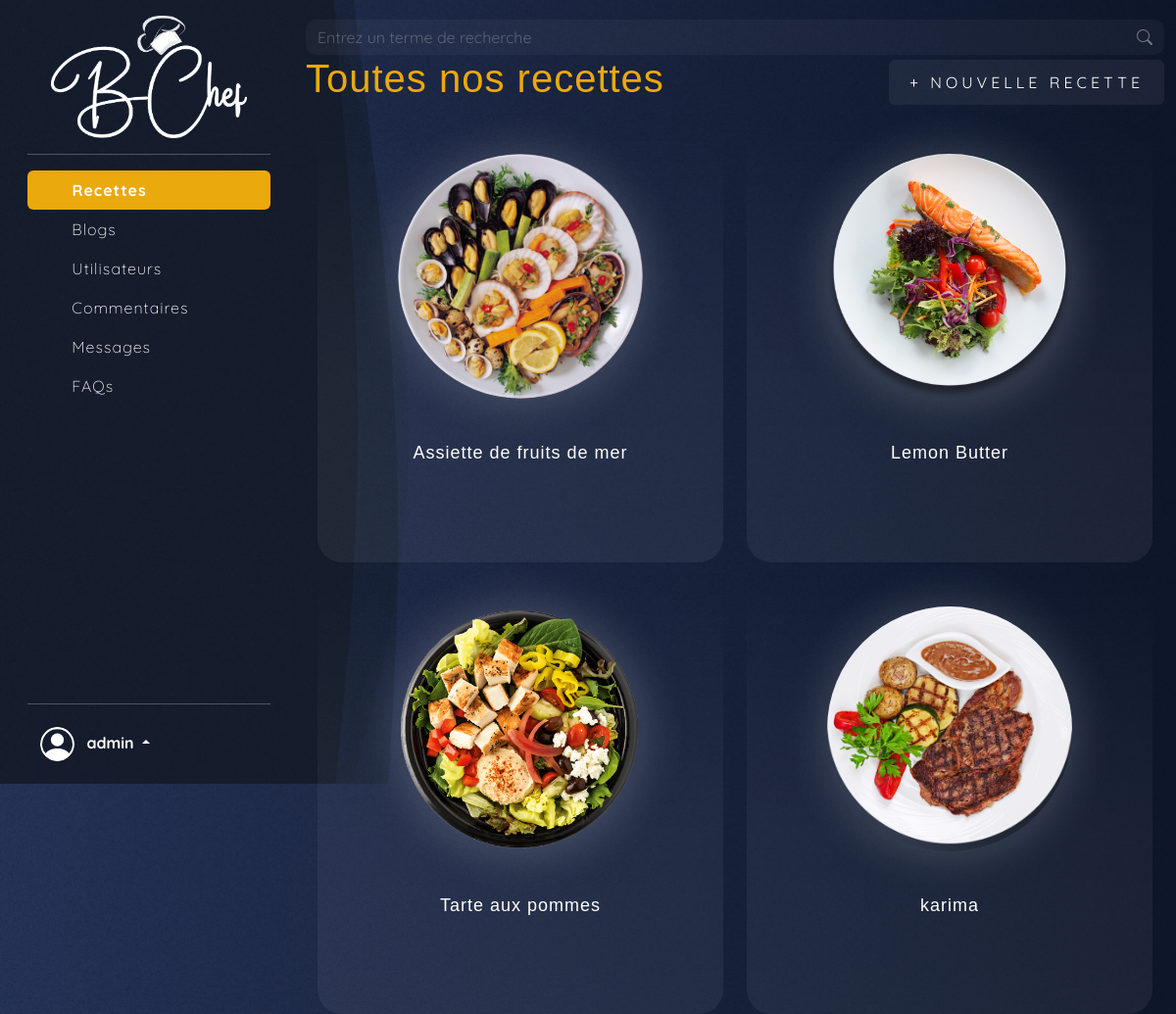
Screenshot of /admin/admin_recettes.php (signed in) with the database file from the repository.
### tables this page shows
CREATE TABLE `recettes` (
  `id_recette` int(11) NOT NULL,
  `titre` varchar(100) NOT NULL,
  `description` text DEFAULT NULL,
  `ingredients` text DEFAULT NULL,
  `instructions` text DEFAULT NULL,
  `url_image` varchar(255) DEFAULT NULL,
  `categorie` varchar(50) DEFAULT NULL,
  `cree_le` timestamp NOT NULL DEFAULT current_timestamp(),
  `temps` int(11) DEFAULT NULL,
  `calorie` int(11) DEFAULT NULL,
  `difficulte` varchar(50) DEFAULT NULL,
  `note` int(5) DEFAULT 0
);

### admin/admin_recettes.php (the view, shortened to what this page needs)
<?php
include 'header_admin.php';
$connexion = connexion();
try
{
    function getRecettes($connexion) {
        $res = $connexion->prepare("SELECT * FROM recettes");
        $res->execute();
        return $res->fetchAll(PDO::FETCH_ASSOC);
    }
    $recettes = getRecettes($connexion);
} catch (PDOException $e) {
    echo "Erreur : " . $e->getMessage();
}
?>
<div class="box">
  <div class="form-content">
    <div class="row">
      <div class="col-12">
        <div class="d-flex justify-content-between align-items-center">
          <h1>Toutes nos recettes</h1>
          <div class="modal-block">
            <button type="button" class="btn boutton" data-bs-toggle="modal" data-bs-target="#create_Modal"
              data-bs-whatever="@mdo">+ Nouvelle recette</button>
          </div>
        </div>
        <main>
          <div class="container marketing">
            <div class="row">
              <?php foreach ($recettes as $recette): ?>
              <div class="col-md-6">
                <div class="card-block swiper-slide">
                  <div class="image-content">
                    <div class="card-image">
                      <img src="../images/<?php echo $recette['url_image']; ?>" alt="" class="card-img">
                    </div>
                  </div>
                  <div class="card-content text-center">
                    <h2 class="name">
                      <?php echo $recette['titre']; ?>
                    </h2>
                  </div>
                </div>
              </div>
              <?php endforeach; ?>
            </div>
          </div>
        </main>
      </div>
    </div>
  </div>
</div>
</body>
</html>

### admin/style.css (style rules this page uses)
* { margin: 0; padding: 0; -webkit-box-sizing: border-box; box-sizing: border-box; }
body { font-family: "Quicksand", sans-serif; font-optical-sizing: auto; font-weight: 100; font-size: 16px; font-style: normal; letter-spacing: 1px; color: black; background: rgb(15,24,44); background: linear-gradient(270deg, #0f182c 0%, #27355a 100%); color: white; }
body::after { content: url(); background-image: url(../images/Background\ Noise.svg); background-size: cover; background-repeat: repeat; background-position: center; position: fixed; height: 100%; top: 0; left: 0; bottom: 0; right: 0; z-index: -1; }
h1 { font-family: "Archivo Black", sans-serif; font-optical-sizing: auto; font-weight: 500; font-size: 40px; color: #EAA90C; }
h2 { padding: 10px 0; font-family: "Archivo Black", sans-serif; font-optical-sizing: auto; font-weight: 500; font-size: 30px; color: #EAA90C; }
.boutton { background-color: #ffffff0f; position: relative; display: inline-block; padding: 10px 20px; color: #ffffff; font-size: 16px; text-decoration: none; text-transform: uppercase; overflow: hidden; transition: .5s; letter-spacing: 4px; }
.card-block { background: rgb(255,255,255); background: linear-gradient(180deg, rgba(255,255,255,0) 0%, rgba(255,255,255,0.05085784313725494) 60%, rgba(255, 255, 255, 0.060) 100%); border-radius: 25px; padding: 20px; }
.image-content, .card-content { display: flex; flex-direction: column; align-items: center; padding: 10px 14px; }
.image-content { position: relative; row-gap: 5px; padding: 25px 0; }
.card-image { position: relative; height: 250px; width: 250px; border-radius: 50%; background: rgb(255,255,255); background: radial-gradient(circle, rgba(255,255,255,0) 0%, rgba(255,255,255,0.15449929971988796) 50%, rgba(255,255,255,0) 100%); box-shadow: 0px 0px 50px 0px #ffffff33; }
.card-image .card-img { height: 100%; width: 100%; object-fit: cover; border-radius: 50%; overflow: hidden; }
.name { font-size: 18px; font-weight: 500; color: #ffffff; }

### rows the page displays
recettes: url_image (picture), titre "Assiette de fruits de mer"
recettes: url_image (picture), titre "Lemon Butter"
recettes: url_image (picture), titre "Tarte aux pommes"
recettes: url_image (picture), titre "karima"

### other values shown
$_SESSION['admin'] "admin"
